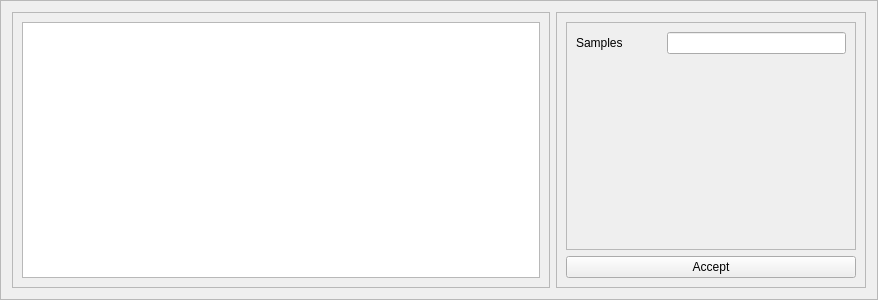
               <widget class="QFrame" name="frame_66">
                <property name="frameShape">
                 <enum>QFrame::StyledPanel</enum>
                </property>
                <property name="frameShadow">
                 <enum>QFrame::Raised</enum>
                </property>
                <layout class="QGridLayout" name="gridLayout_45">
                 <item row="0" column="0">
                  <widget class="QFrame" name="frame_27">
                   <property name="minimumSize">
                    <size>
                     <width>538</width>
                     <height>0</height>
                    </size>
                   </property>
                   <property name="frameShape">
                    <enum>QFrame::StyledPanel</enum>
                   </property>
                   <property name="frameShadow">
                    <enum>QFrame::Raised</enum>
                   </property>
                   <layout class="QGridLayout" name="gridLayout_59">
                    <item row="0" column="0">
                     <widget class="QTableWidget" name="table_uncertainity">
                      <property name="minimumSize">
                       <size>
                        <width>0</width>
                        <height>0</height>
                       </size>
                      </property>
                     </widget>
                    </item>
                   </layout>
                  </widget>
                 </item>
                 <item row="0" column="1">
                  <widget class="QFrame" name="frame_67">
                   <property name="minimumSize">
                    <size>
                     <width>310</width>
                     <height>276</height>
                    </size>
                   </property>
                   <property name="maximumSize">
                    <size>
                     <width>317</width>
                     <height>16777215</height>
                    </size>
                   </property>
                   <property name="frameShape">
                    <enum>QFrame::StyledPanel</enum>
                   </property>
                   <property name="frameShadow">
                    <enum>QFrame::Raised</enum>
                   </property>
                   <layout class="QGridLayout" name="gridLayout_87">
                    <item row="0" column="0">
                     <widget class="QFrame" name="frame_28">
                      <property name="frameShape">
                       <enum>QFrame::StyledPanel</enum>
                      </property>
                      <property name="frameShadow">
                       <enum>QFrame::Raised</enum>
                      </property>
                      <layout class="QGridLayout" name="gridLayout_88">
                       <item row="0" column="0">
                        <layout class="QHBoxLayout" name="horizontalLayout_137">
                         <item>
                          <widget class="QLabel" name="label_144">
                           <property name="minimumSize">
                            <size>
                             <width>85</width>
                             <height>0</height>
                            </size>
                           </property>
                           <property name="text">
                            <string>Samples</string>
                           </property>
                          </widget>
                         </item>
                         <item>
                          <widget class="QLineEdit" name="samples_uncertainity"/>
                         </item>
                        </layout>
                       </item>
                       <item row="1" column="0">
                        <spacer name="verticalSpacer_4">
                         <property name="orientation">
                          <enum>Qt::Vertical</enum>
                         </property>
                         <property name="sizeHint" stdset="0">
                          <size>
                           <width>20</width>
                           <height>40</height>
                          </size>
                         </property>
                        </spacer>
                       </item>
                      </layout>
                     </widget>
                    </item>
                    <item row="1" column="0">
                     <widget class="QPushButton" name="run_uncertainity">
                      <property name="text">
                       <string>Accept</string>
                      </property>
                     </widget>
                    </item>
                   </layout>
                  </widget>
                 </item>
                </layout>
               </widget>
